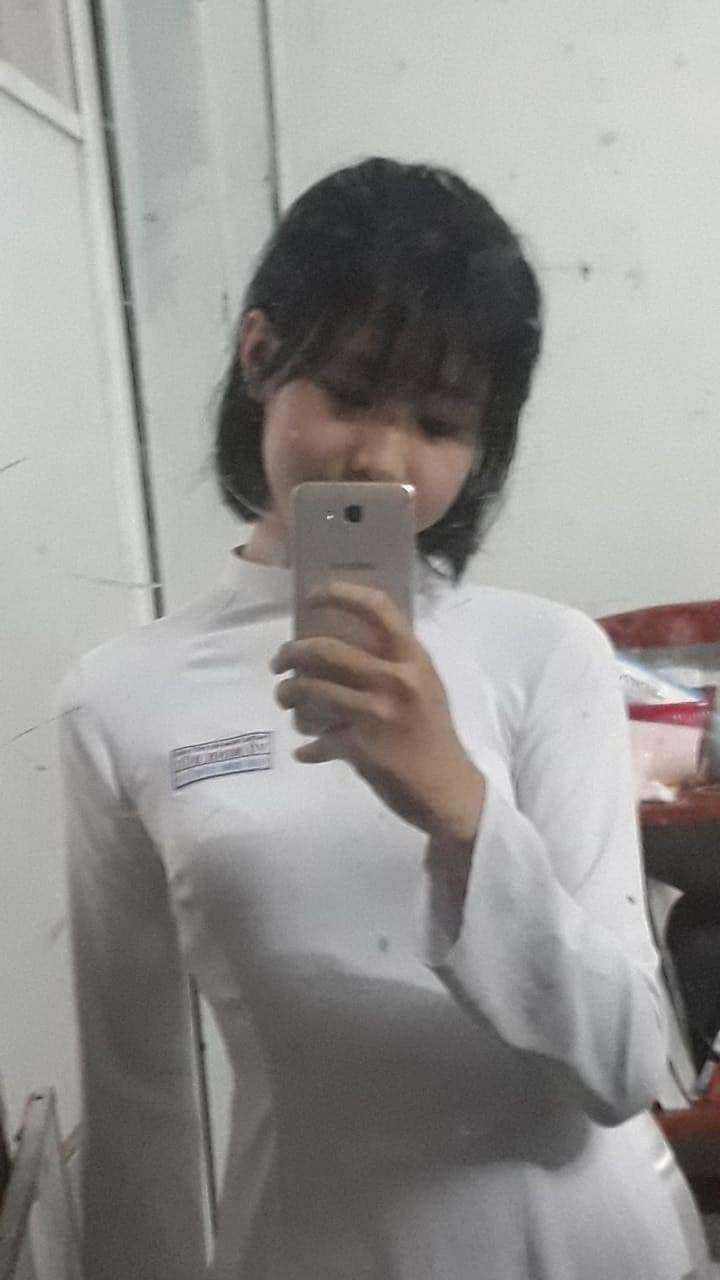
#> input picture Note/python presentation/test.jpg, 720 x 1280 px, found by its file name
$ python historam.py
#> lines starting #> are read from the running program, lines starting #| are printed output that depends on the picture; long printed decimals are rounded
import cv2
import numpy as np
from skimage import feature
import matplotlib.pyplot as plt

# Load the image
image_path = 'd:/Capstone/Texture regconition based FPGAs/Texture_recognition_based_FPGAs/Note/python presentation/test.jpg'  # Update this with the correct path if needed
image = cv2.imread(image_path, cv2.IMREAD_GRAYSCALE)
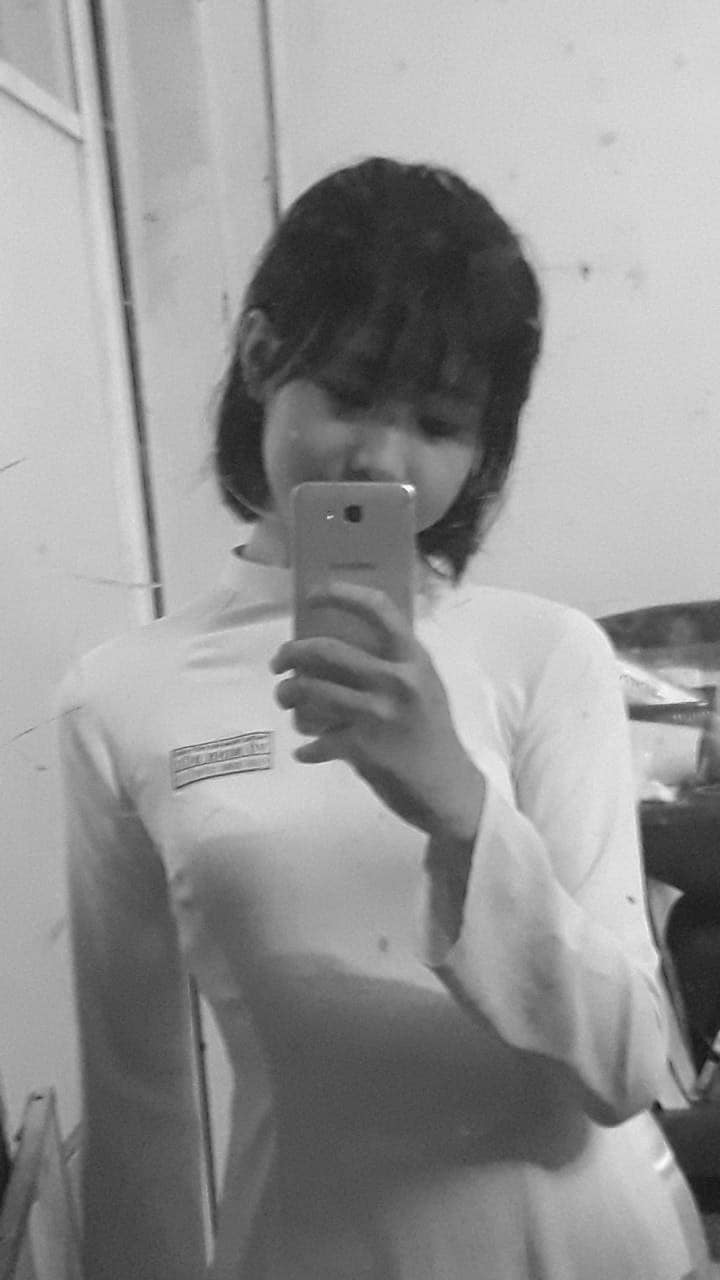
#> image: shape (1280, 720); min 15, max 255, mean 148

# Check if the image was loaded correctly
if image is None:
    print(f"Error: Unable to load image at '{image_path}'. Please check the path.")
else:
    # Compute the LBP
    lbp = feature.local_binary_pattern(image, P=8, R=1, method='uniform')
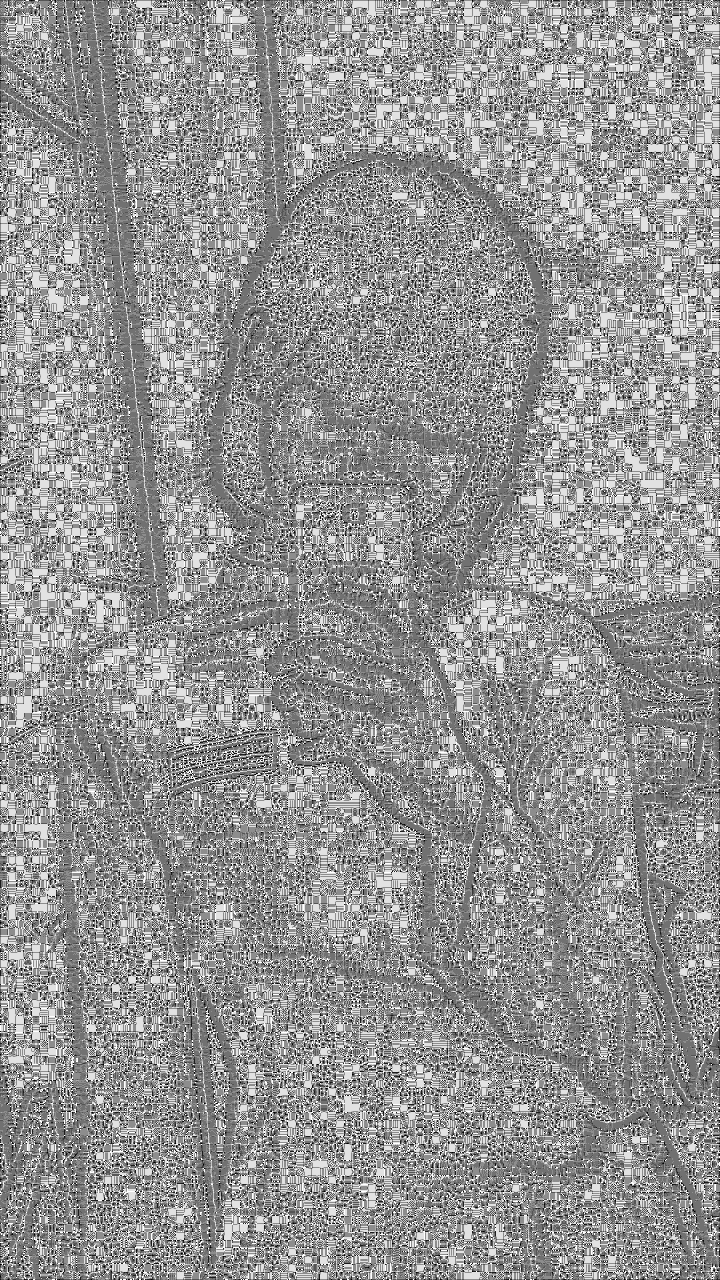
#> lbp: shape (1280, 720) float64; min 0, max 9, mean 5.22; drawn with min black and max white

    # Compute the histogram
    # Update the number of bins according to the number of LBP values
    num_bins = int(lbp.max() + 1)  # Should match the number of unique LBP values
#> num_bins = 10
    hist, _ = np.histogram(lbp.ravel(), bins=num_bins, range=(0, num_bins))
#> hist = [8709, 37759, 20869, 111513, 170303, 231139, 85100, 56459, 147787, 51962]

    # Normalize the histogram
    hist = hist.astype('float')
    hist /= hist.sum()
#> hist = [0.00945, 0.041, 0.0226, 0.121, 0.185, 0.251, 0.0923, 0.0613, 0.16, 0.0564]

    # Print or plot the histogram
    print(hist)
#| [0.00945 0.04097 0.02264 0.121 0.1848 0.2508
#|  0.09234 0.06126 0.1604 0.05638]

    # Optional: Plotting the histogram
    plt.figure(figsize=(10, 5))
    plt.bar(range(num_bins), hist, width=1.0, edgecolor='black')
    plt.title('LBP Histogram')
    plt.xlabel('LBP Value')
    plt.ylabel('Frequency')
    plt.xlim([0, num_bins])
    plt.grid(axis='y')
    plt.show()
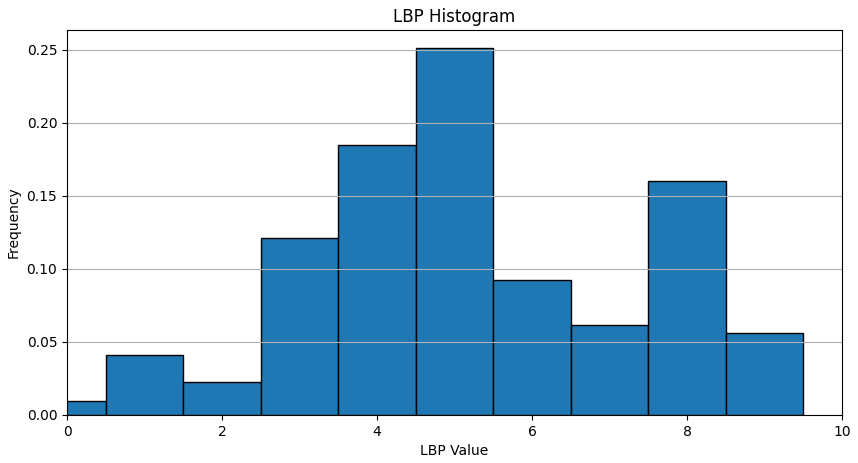
#> figure drawn by matplotlib, 1 panel; tallest bar 0.251 high, from x = 4.5 to 5.5
